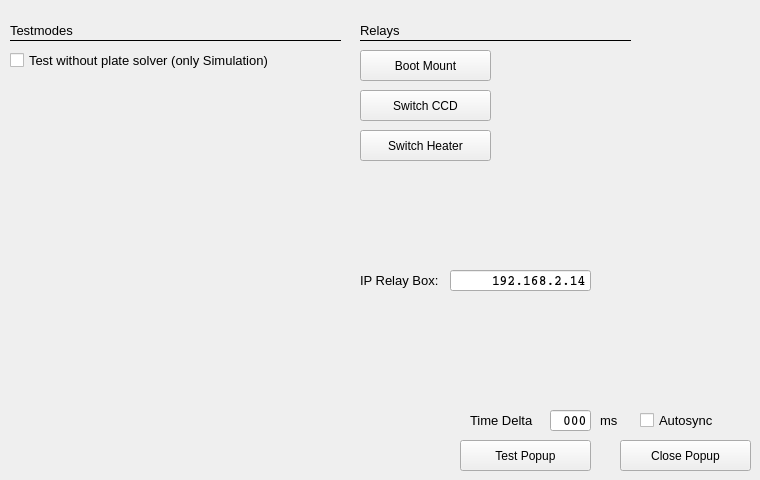
   <widget class="QWidget" name="tab_9">
    <attribute name="title">
     <string>MW</string>
    </attribute>
    <widget class="Line" name="line_30">
     <property name="geometry">
      <rect>
       <x>10</x>
       <y>30</y>
       <width>331</width>
       <height>21</height>
      </rect>
     </property>
     <property name="frameShadow">
      <enum>QFrame::Plain</enum>
     </property>
     <property name="orientation">
      <enum>Qt::Horizontal</enum>
     </property>
    </widget>
    <widget class="QLabel" name="label_95">
     <property name="geometry">
      <rect>
       <x>10</x>
       <y>20</y>
       <width>161</width>
       <height>21</height>
      </rect>
     </property>
     <property name="font">
      <font>
       <pointsize>10</pointsize>
      </font>
     </property>
     <property name="text">
      <string>Testmodes</string>
     </property>
    </widget>
    <widget class="QLineEdit" name="le_ipRelaybox">
     <property name="geometry">
      <rect>
       <x>450</x>
       <y>270</y>
       <width>141</width>
       <height>21</height>
      </rect>
     </property>
     <property name="font">
      <font>
       <family>Courier</family>
       <pointsize>10</pointsize>
       <weight>75</weight>
       <bold>true</bold>
      </font>
     </property>
     <property name="mouseTracking">
      <bool>false</bool>
     </property>
     <property name="focusPolicy">
      <enum>Qt::NoFocus</enum>
     </property>
     <property name="acceptDrops">
      <bool>false</bool>
     </property>
     <property name="toolTip">
      <string>IP Adress of relay switch</string>
     </property>
     <property name="layoutDirection">
      <enum>Qt::RightToLeft</enum>
     </property>
     <property name="inputMask">
      <string/>
     </property>
     <property name="text">
      <string>192.168.2.14</string>
     </property>
     <property name="alignment">
      <set>Qt::AlignRight|Qt::AlignTrailing|Qt::AlignVCenter</set>
     </property>
     <property name="readOnly">
      <bool>false</bool>
     </property>
    </widget>
    <widget class="QCheckBox" name="checkTestWithoutSolver">
     <property name="geometry">
      <rect>
       <x>10</x>
       <y>50</y>
       <width>331</width>
       <height>20</height>
      </rect>
     </property>
     <property name="font">
      <font>
       <pointsize>10</pointsize>
      </font>
     </property>
     <property name="toolTip">
      <string>no pictures are taken, but fetched from directory with test data</string>
     </property>
     <property name="text">
      <string>Test without plate solver (only Simulation)</string>
     </property>
    </widget>
    <widget class="Line" name="line_31">
     <property name="geometry">
      <rect>
       <x>360</x>
       <y>30</y>
       <width>271</width>
       <height>21</height>
      </rect>
     </property>
     <property name="frameShadow">
      <enum>QFrame::Plain</enum>
     </property>
     <property name="orientation">
      <enum>Qt::Horizontal</enum>
     </property>
    </widget>
    <widget class="QPushButton" name="btn_bootMount">
     <property name="geometry">
      <rect>
       <x>360</x>
       <y>50</y>
       <width>131</width>
       <height>31</height>
      </rect>
     </property>
     <property name="toolTip">
      <string>Boots the mount via Relay switch</string>
     </property>
     <property name="text">
      <string>Boot Mount</string>
     </property>
    </widget>
    <widget class="QPushButton" name="btn_switchHeater">
     <property name="geometry">
      <rect>
       <x>360</x>
       <y>130</y>
       <width>131</width>
       <height>31</height>
      </rect>
     </property>
     <property name="toolTip">
      <string>Switches power supply of dew heater </string>
     </property>
     <property name="text">
      <string>Switch Heater</string>
     </property>
    </widget>
    <widget class="QPushButton" name="btn_switchCCD">
     <property name="geometry">
      <rect>
       <x>360</x>
       <y>90</y>
       <width>131</width>
       <height>31</height>
      </rect>
     </property>
     <property name="toolTip">
      <string>Switches Power supply of CCD Camera</string>
     </property>
     <property name="text">
      <string>Switch CCD</string>
     </property>
    </widget>
    <widget class="QLabel" name="label_97">
     <property name="geometry">
      <rect>
       <x>360</x>
       <y>270</y>
       <width>81</width>
       <height>21</height>
      </rect>
     </property>
     <property name="font">
      <font>
       <pointsize>10</pointsize>
      </font>
     </property>
     <property name="text">
      <string>IP Relay Box:</string>
     </property>
    </widget>
    <widget class="QLabel" name="label_96">
     <property name="geometry">
      <rect>
       <x>360</x>
       <y>20</y>
       <width>161</width>
       <height>21</height>
      </rect>
     </property>
     <property name="font">
      <font>
       <pointsize>10</pointsize>
      </font>
     </property>
     <property name="text">
      <string>Relays</string>
     </property>
    </widget>
    <widget class="QLabel" name="label_91">
     <property name="geometry">
      <rect>
       <x>470</x>
       <y>410</y>
       <width>71</width>
       <height>21</height>
      </rect>
     </property>
     <property name="font">
      <font>
       <pointsize>10</pointsize>
      </font>
     </property>
     <property name="text">
      <string>Time Delta</string>
     </property>
    </widget>
    <widget class="QLineEdit" name="le_localTimeDelta">
     <property name="geometry">
      <rect>
       <x>550</x>
       <y>410</y>
       <width>41</width>
       <height>21</height>
      </rect>
     </property>
     <property name="font">
      <font>
       <family>Courier</family>
       <pointsize>10</pointsize>
       <weight>75</weight>
       <bold>true</bold>
      </font>
     </property>
     <property name="mouseTracking">
      <bool>false</bool>
     </property>
     <property name="focusPolicy">
      <enum>Qt::NoFocus</enum>
     </property>
     <property name="acceptDrops">
      <bool>false</bool>
     </property>
     <property name="layoutDirection">
      <enum>Qt::RightToLeft</enum>
     </property>
     <property name="text">
      <string>000</string>
     </property>
     <property name="alignment">
      <set>Qt::AlignRight|Qt::AlignTrailing|Qt::AlignVCenter</set>
     </property>
     <property name="readOnly">
      <bool>true</bool>
     </property>
    </widget>
    <widget class="QCheckBox" name="checkAutoTime">
     <property name="geometry">
      <rect>
       <x>640</x>
       <y>410</y>
       <width>81</width>
       <height>20</height>
      </rect>
     </property>
     <property name="font">
      <font>
       <pointsize>10</pointsize>
      </font>
     </property>
     <property name="toolTip">
      <string>sets the refraction param updates to automatic</string>
     </property>
     <property name="text">
      <string>Autosync</string>
     </property>
    </widget>
    <widget class="QLabel" name="label_92">
     <property name="geometry">
      <rect>
       <x>600</x>
       <y>410</y>
       <width>21</width>
       <height>21</height>
      </rect>
     </property>
     <property name="font">
      <font>
       <pointsize>10</pointsize>
      </font>
     </property>
     <property name="text">
      <string>ms</string>
     </property>
    </widget>
    <widget class="QPushButton" name="btn_popup">
     <property name="geometry">
      <rect>
       <x>460</x>
       <y>440</y>
       <width>131</width>
       <height>31</height>
      </rect>
     </property>
     <property name="toolTip">
      <string>Generates refinment point along DSO track</string>
     </property>
     <property name="text">
      <string>Test Popup</string>
     </property>
    </widget>
    <widget class="QPushButton" name="btn_popup_close">
     <property name="geometry">
      <rect>
       <x>620</x>
       <y>440</y>
       <width>131</width>
       <height>31</height>
      </rect>
     </property>
     <property name="toolTip">
      <string>Generates refinment point along DSO track</string>
     </property>
     <property name="text">
      <string>Close Popup</string>
     </property>
    </widget>
   </widget>
